Frame 1 (no input): blank canvas, image omitted
Frame 60 (no input): blank canvas, image omitted
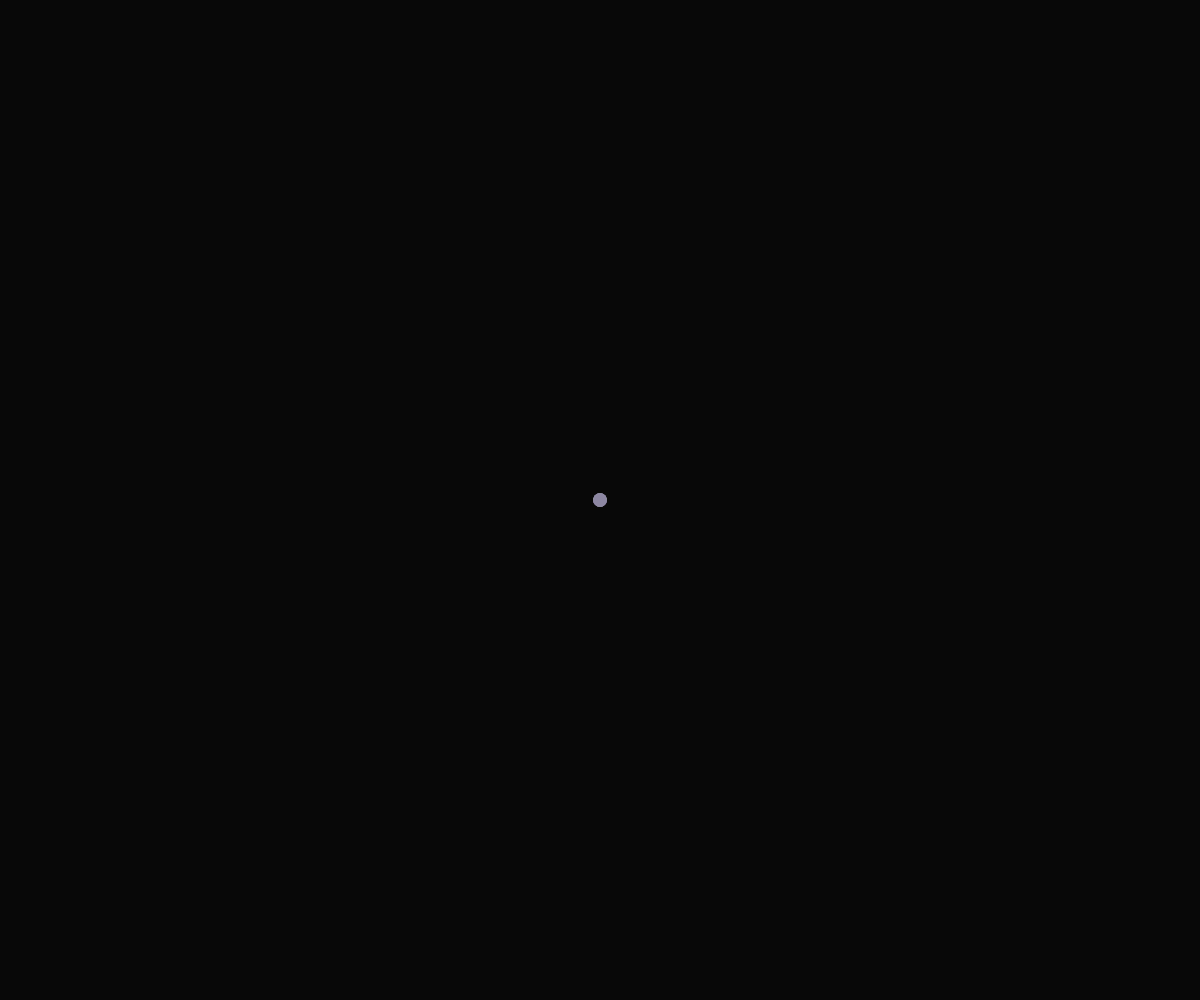
Frame 120 (the mouse pressed at the canvas centre since frame 60)

The p5.js sketch whose frames 1 and 60 were blank and that drew this single picture after the mouse press (run headless with seeded random() and noise() and a simulated clock; from frame 60 on, the mouse is pressed at the canvas centre):

// p5.js sketch
// ── sketch.js
let particles = [];

function setup() {
  createCanvas(windowWidth, windowHeight);
  colorMode(HSB, 360, 100, 100, 1);
}

function draw() {
  background(0, 0, 0, 0.05); // Semi-transparent background for trail effect

  // Add new particle at mouse position
  if (mouseIsPressed) {
    particles.push({
      x: mouseX,
      y: mouseY,
      size: 2,
      age: 0,
      maxAge: 100,
      hue: random(360),
      saturation: 100,
      brightness: 100
    });
  }

  // Update and display particles
  for (let i = particles.length - 1; i >= 0; i--) {
    let p = particles[i];
    
    // Grow particle
    p.size += 0.2;
    
    // Fade out particle
    p.age++;
    let alpha = map(p.age, 0, p.maxAge, 1, 0);
    
    // Shift hue towards pastel (lower saturation and brightness)
    let sat = map(p.age, 0, p.maxAge, p.saturation, 30);
    let bright = map(p.age, 0, p.maxAge, p.brightness, 70);
    
    // Draw particle
    noStroke();
    fill(p.hue, sat, bright, alpha);
    ellipse(p.x, p.y, p.size);
    
    // Remove old particles
    if (p.age > p.maxAge) {
      particles.splice(i, 1);
    }
  }
}

function windowResized() {
  resizeCanvas(windowWidth, windowHeight);
}
